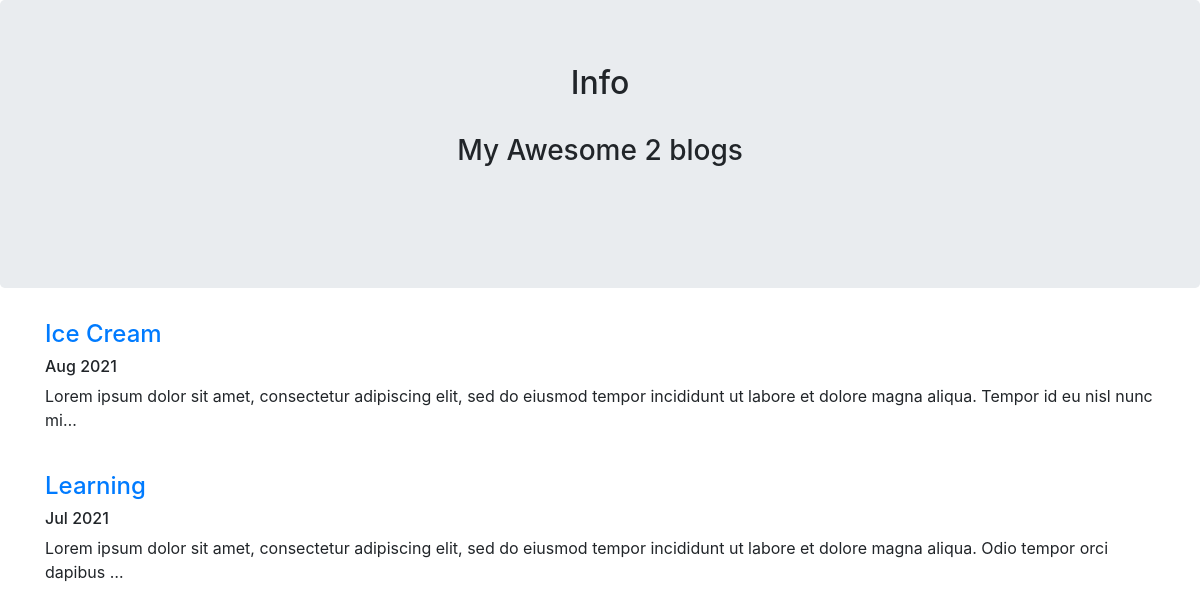
The app's page /info/ with its own data.
### other_info/models.py (models this page shows, shortened)
class Info(models.Model):
    title=models.CharField(max_length=20)
    date=models.DateField()
    desc=models.TextField(max_length=5000)

### other_info/views.py (the view)
# urls.py: path('',views.infos,name='infos'),
def infos(request):
    info=models.Info.objects.order_by('-date')
    return render(request,'info.html',{'info':info})

### other_info/templates/info.html
<!DOCTYPE html>
{% extends 'base.html' %}
{% block main %}
    <div class="jumbotron">
      <h2 class="centerAlign">Info</h2>
      <br>
      <h3 class="centerAlign">My Awesome {{ info.count }} blog{{info.count|pluralize}}</h3>
      <br>
      <br>
      </div>
      <div class="container">
      {% for i in info %}
<a href="{% url 'other_info:each_info' i.id %}"><h4>{{i.title}}</h4></a>
<h6>{{i.date|date:"M Y"}}</h6>
<p>{{i.desc|striptags|truncatechars:150}}</p>
<br>
      {% endfor %}
      </div>
{% endblock %}

### other_info/static/styles.css (style rules this page uses)
.centerAlign { text-align: center; }

### records on screen
Info: title "Ice Cream", date "Aug 2021", desc "Lorem ipsum dolor sit amet, consectetur adipiscing elit, sed do eiusmod tempor incididunt ut labore et dolore magna aliqua. Tempor id eu nisl nunc mi…"
Info: title "Learning", date "Jul 2021", desc "Lorem ipsum dolor sit amet, consectetur adipiscing elit, sed do eiusmod tempor incididunt ut labore et dolore magna aliqua. Odio tempor orci dapibus …"

### other values on screen
{{ info.count }} "2"
